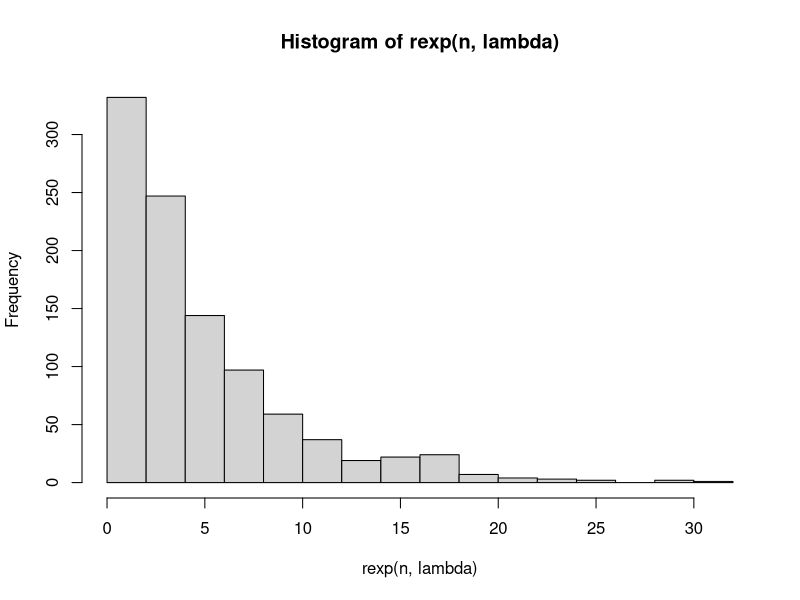
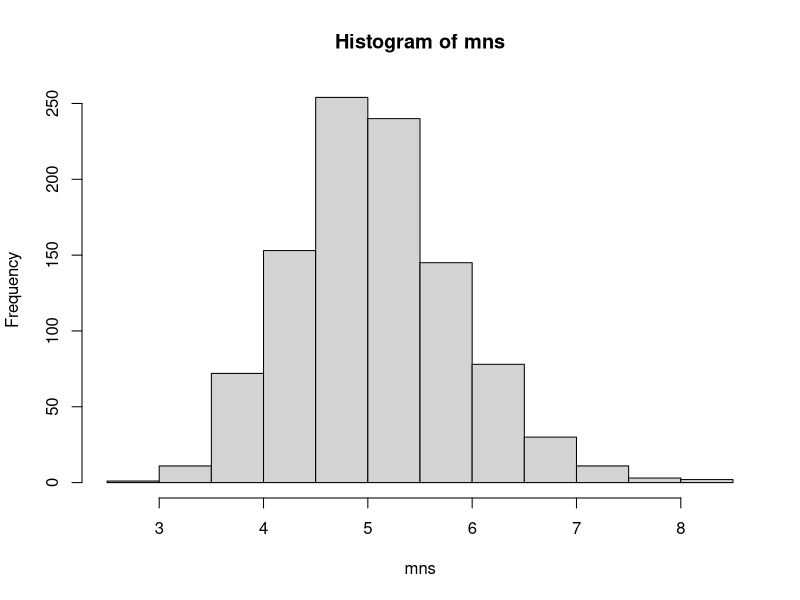
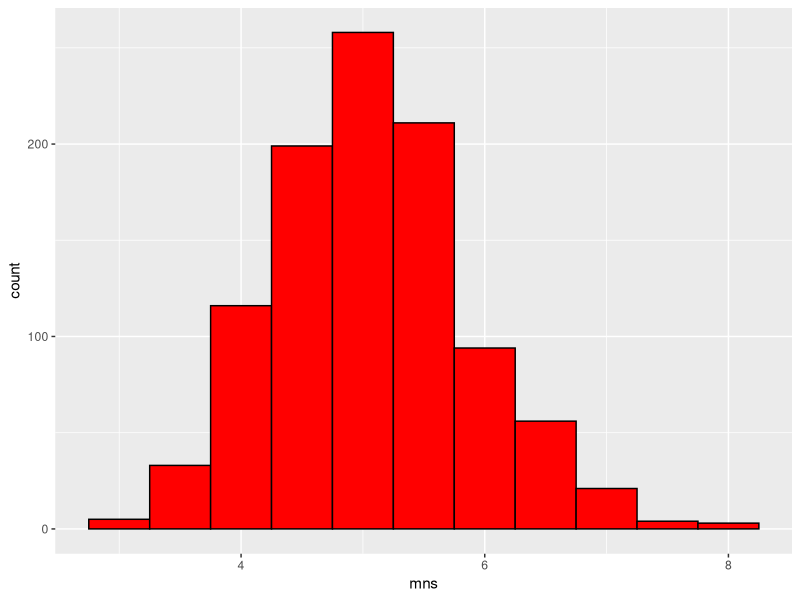

Here is the R script that generated these plots, in order:
## ---- chunk 1
knitr::opts_chunk$set(echo = TRUE)
## ---- chunk 2
    lambda = 0.2
    n = 1000
    hist(rexp(n,lambda))
## ---- chunk 3
    mns <- NULL
    for (i in 1:1000){
      mns <- c(mns,mean(rexp(40,lambda)))
    }
    hist(mns)
    
    library(ggplot2)
    mns_data <- as.data.frame(mns)
    p<-ggplot(data=mns_data, aes(x=mns)) + 
    geom_histogram(color="black", fill="red",binwidth = 0.5)
    p
    mean(mns)
